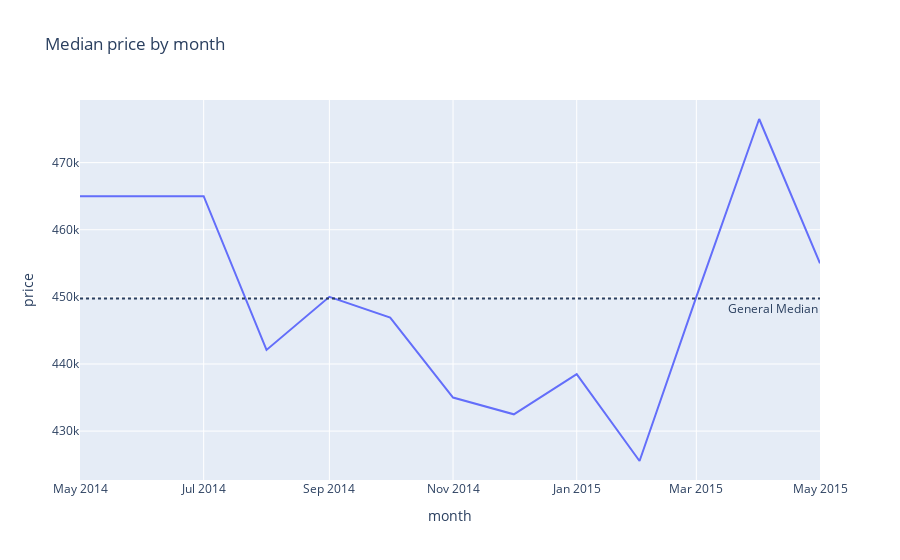

Notebook code for this chart:
### Code cell
_ = data[['month', 'price']].groupby('month').median()
fig = px.line(_, _.index, 'price', title='Median price by month')
fig.add_hline(y=_.mean()[0], annotation_text='General Median', line_dash='dot', annotation_position='bottom right')
fig.show()

### Figure 1 — Plotly figure (JSON) as saved in the notebook; plotly's stock layout.template omitted (floating-point values rounded to 4 significant figures)
{"data": [{"hovertemplate": "month=%{x}<br>price=%{y}<extra></extra>", "legendgroup": "", "line": {"color": "#636efa", "dash": "solid"}, "mode": "lines", "name": "", "orientation": "v", "showlegend": false, "type": "scatter", "x": ["2014-05-01T00:00:00", "2014-06-01T00:00:00", "2014-07-01T00:00:00", "2014-08-01T00:00:00", "2014-09-01T00:00:00", "2014-10-01T00:00:00", "2014-11-01T00:00:00", "2014-12-01T00:00:00", "2015-01-01T00:00:00", "2015-02-01T00:00:00", "2015-03-01T00:00:00", "2015-04-01T00:00:00", "2015-05-01T00:00:00"], "xaxis": "x", "y": [465000, 465000, 465000, 442100, 450000, 446900, 435000, 432500, 438500, 425545, 450000, 476500, 455000], "yaxis": "y"}], "layout": {"annotations": [{"showarrow": false, "text": "General Median", "x": 1, "xanchor": "right", "xref": "x domain", "y": 449800.0, "yanchor": "top", "yref": "y"}], "legend": {"tracegroupgap": 0}, "shapes": [{"line": {"dash": "dot"}, "type": "line", "x0": 0, "x1": 1, "xref": "x domain", "y0": 449800.0, "y1": 449800.0, "yref": "y"}], "title": {"text": "Median price by month"}, "xaxis": {"anchor": "y", "domain": [0, 1], "title": {"text": "month"}}, "yaxis": {"anchor": "x", "domain": [0, 1], "title": {"text": "price"}}}}
